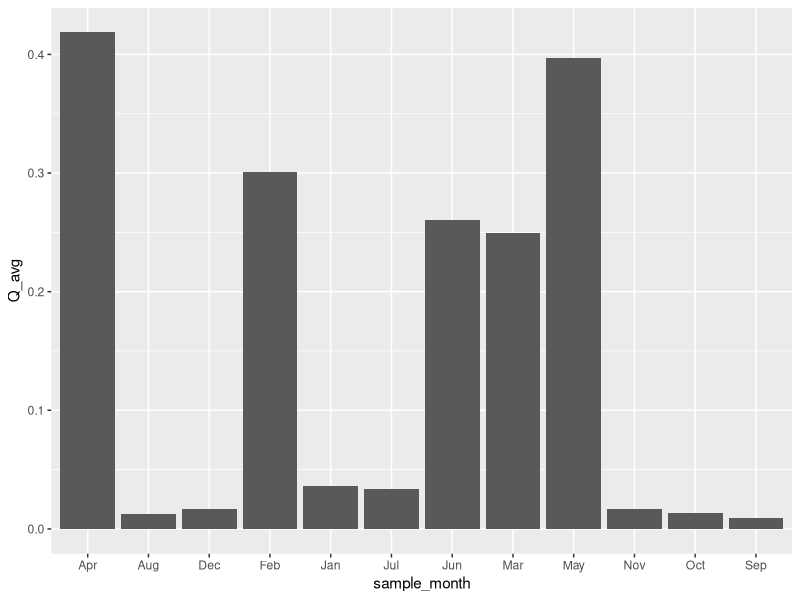
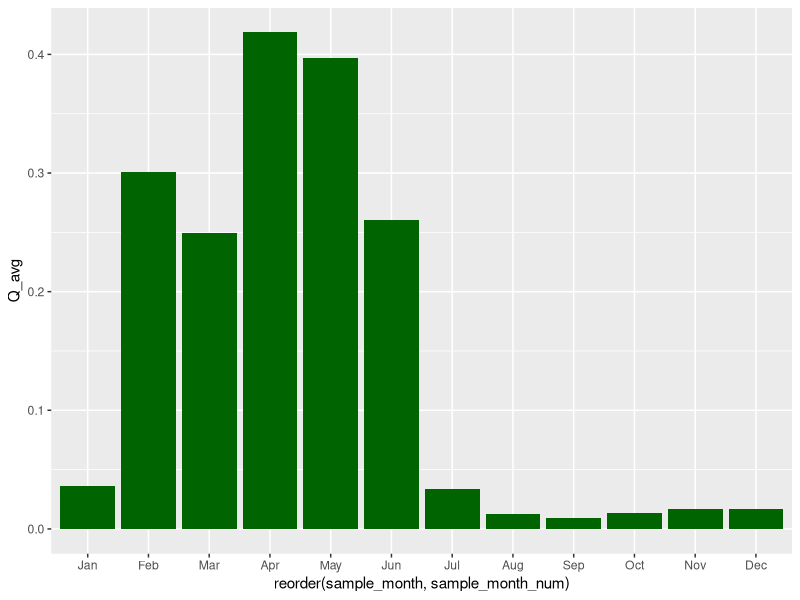
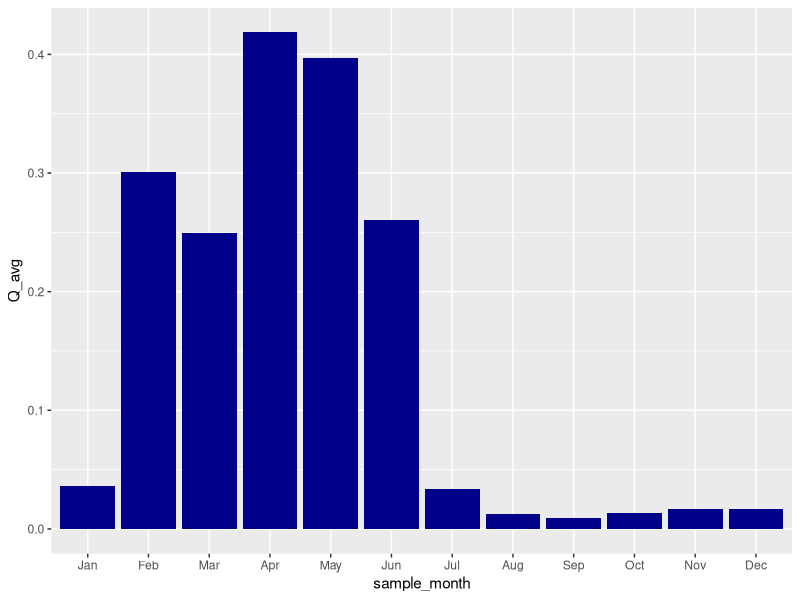
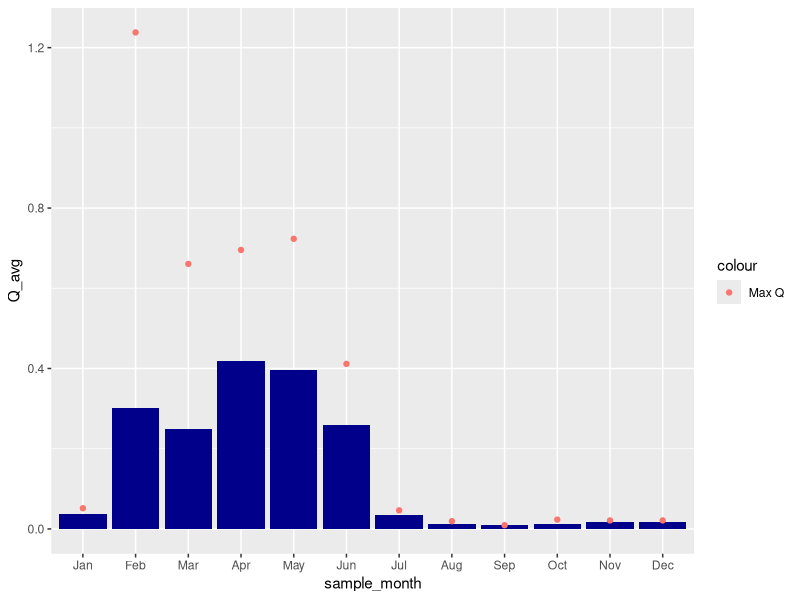
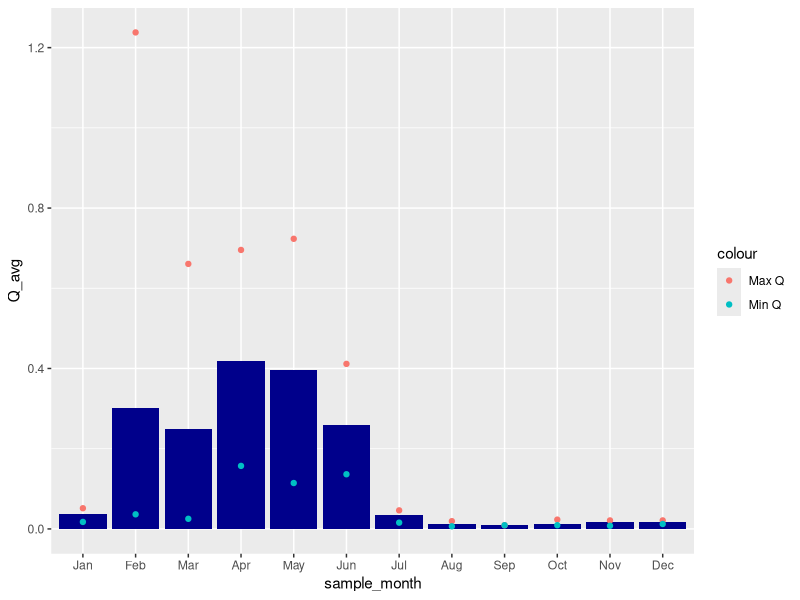
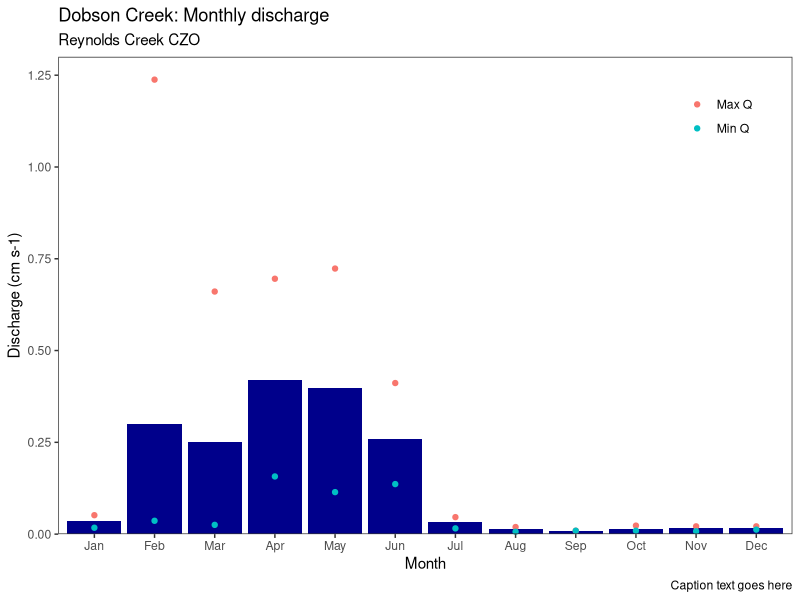

Recreate these plots in R, in order.
# Description: Plot Reynolds Creek CZO water chemistry data
# Author: Derek Pierson
# Date: Jan 26, 2022

# Load packages
library(dplyr)
library(ggplot2)

# Set working drive to script folder
setwd(dirname(rstudioapi::getActiveDocumentContext()$path))

# Load data
wq <- read.csv("WaterQ_data.csv", as.is=T)


#####################################
# Data prep
#####################################

# Set format for date columns
# simple date
wq$Sample_Collection.Date..mm.dd.yyyy. <- as.Date(wq$Sample_Collection.Date..mm.dd.yyyy., format = "%m/%d/%Y")

# POSIXlt date format
wq$datetime <- as.POSIXlt(wq$datetime, tryFormats = c("%Y-%m-%d %H:%M:%OS",
                                       "%Y/%m/%d %H:%M:%OS",
                                       "%Y-%m-%d %H:%M",
                                       "%Y/%m/%d %H:%M",
                                       "%Y-%m-%d",
                                       "%Y/%m/%d"))

# Select data of interest
dobson_grab <- wq %>% filter(Subcatchment == "Dobson") %>%
                      filter(Sample_Type == "Grab") %>%
                      filter(!is.na(datetime)) %>% # remove data rows without a datetime value
                      select(Subcatchment, Sample_Type, datetime, # Select the columns to keep using the column names
                             qcms, # Discharge in cm s-1
                             X.Carbon..dissolved.organic..mg.L.,
                             X.Carbon..dissolved.organic.blank.corrected...mg.L.,
                             Nitrogen..total..mg.L.,
                             Nitrogen..total_Blank_Corrected..mg.L.) %>%
                     `colnames<-`(c("Subcatchment", "Sample_Type", "datetime",
                                    "Discharge", "DOC", "DOC_BC", "TN", "TN_BC"))

# Create a month column
dobson_grab$sample_month <- format(dobson_grab$datetime,"%b") # %b gives the abbreviated month name
dobson_grab$sample_month_num <- as.numeric(format(dobson_grab$datetime,"%m")) # %m gives the month number

# Summarize data by month
dobson_monthly <- dobson_grab %>% group_by(sample_month_num, sample_month) %>%
                                  summarize(n = n(),
                                            Q_avg = mean(Discharge, na.rm = T), # na.rm is important, otherwise if any value is NA, returns NA
                                            Q_sd = sd(Discharge, na.rm = T),
                                            Q_min = min(Discharge, na.rm = T),
                                            Q_max = max(Discharge, na.rm = T))


#####################################
# Plots 
#####################################

### Plot mean discharge by month
# Example 1
ggplot(dobson_monthly, aes(x=sample_month, y=Q_avg)) + geom_histogram(stat='identity')

# Example 2
ggplot(dobson_monthly, aes(x = reorder(sample_month, sample_month_num), y = Q_avg)) + geom_bar(stat = "identity", fill="dark green")

# Example 3
dobson_monthly$sample_month <- factor(dobson_monthly$sample_month,levels = c("Jan", "Feb", "Mar", "Apr",
                                                           "May", "Jun", "Jul", "Aug",
                                                           "Sep", "Oct", "Nov", "Dec"))
ggplot(dobson_monthly, aes(x=sample_month, y=Q_avg)) + geom_histogram(stat='identity', fill='dark blue')


### Add min and max discharge
# Plot part 1
plot_p1 <- ggplot(dobson_monthly, aes(x=sample_month, y=Q_avg)) + geom_histogram(stat='identity', fill='dark blue')

# Add max Q points to part 1
plot_p2 <- plot_p1 + geom_point(aes(x=sample_month, y=Q_max, colour = 'Max Q'))
plot_p2

# Add min Q points
plot_p3 <- plot_p2 + geom_point(aes(x=sample_month, y=Q_min, colour = 'Min Q'))
plot_p3


### Format and finalize the plot
# Create a theme variable to build upon
plot_theme <- theme_bw() + theme(
                panel.grid.major = element_blank(), # Clear the major grid lines
                panel.grid.minor = element_blank(), # Clear the minor grid lines
                legend.position = c(0.9, 0.9), # Change legend position, values are percent of axis length
                legend.background = element_rect(fill = "white")) 

# Plot code
plot_p3 + scale_y_continuous(expand = c(0, 0),
                             limits = c(0,1.3)) + #Force y-axis to start at zero
          labs(title="Dobson Creek: Monthly discharge",
               subtitle="Reynolds Creek CZO",
               caption="Caption text goes here") +
          xlab("Month") +
          ylab("Discharge (cm s-1)") +
          #ylab(expression(paste("Discharge (cm ",s^-1,")"))) +
          guides(color=guide_legend(title="")) +
          plot_theme

    
### Saving a plot
# png(file="plot_name.png", width=3000, height=6000, units="px", res=600)
# dev.off()

### Panel plot
# library(ggpubr)
# ggarrange(plot_p1, plot_p3, 
#           ncol = 2, nrow = 1,
#           common.legend = TRUE,
#           legend="bottom")
